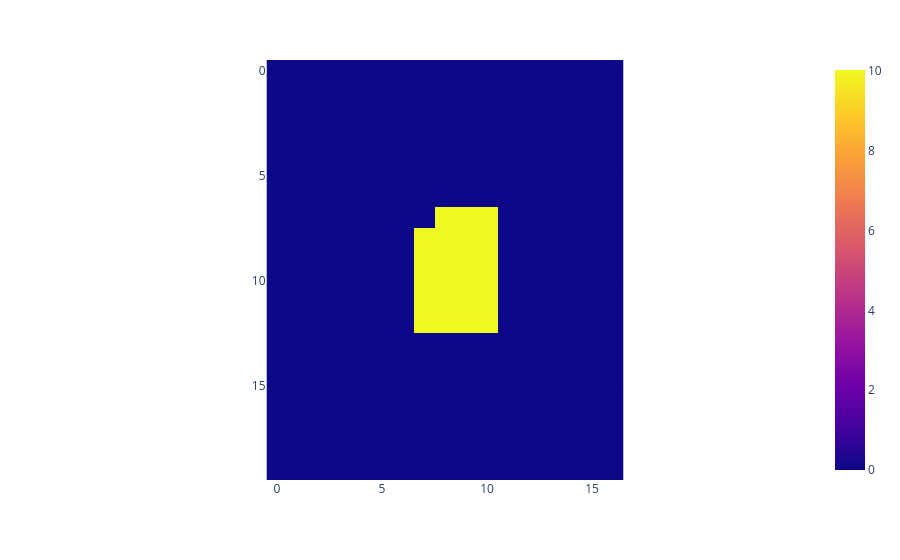

The code cell stored with this chart in its notebook:
### Code cell
k_img = stiffness_map.reshape(iso_arraySize[2],iso_arraySize[1],iso_arraySize[0]).T
#temp = i_img.T.reshape(-1)
#print(np.array_equal(iso_volume,temp))
px.imshow(k_img[:,:,int(0.5*iso_arraySize[2])])

### Figure 1 — Plotly figure (JSON) as saved in the notebook; plotly's stock layout.template omitted (floating-point values rounded to 4 significant figures; data arrays with more than 128 entries replaced by an {"elided": "..."} marker saying what was removed)
{"data": [{"coloraxis": "coloraxis", "hovertemplate": "x: %{x}<br>y: %{y}<br>color: %{z}<extra></extra>", "name": "0", "type": "heatmap", "xaxis": "x", "yaxis": "y", "z": {"elided": "20x17 float values"}}], "layout": {"coloraxis": {"colorscale": [[0, "#0d0887"], [0.1111, "#46039f"], [0.2222, "#7201a8"], [0.3333, "#9c179e"], [0.4444, "#bd3786"], [0.5556, "#d8576b"], [0.6667, "#ed7953"], [0.7778, "#fb9f3a"], [0.8889, "#fdca26"], [1, "#f0f921"]]}, "margin": {"t": 60}, "xaxis": {"anchor": "y", "constrain": "domain", "domain": [0, 1], "scaleanchor": "y"}, "yaxis": {"anchor": "x", "autorange": "reversed", "constrain": "domain", "domain": [0, 1]}}}
